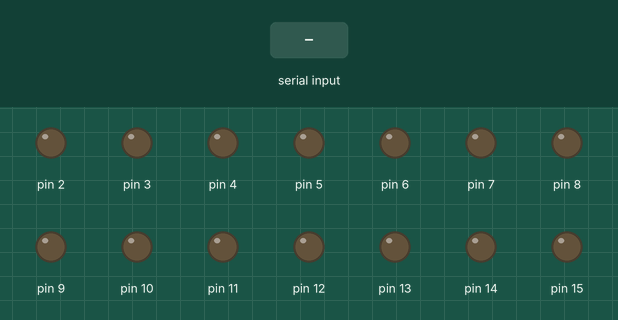
Simulated run of this sketch. Board: Arduino Nano, built with avr-gcc and run on an emulated ATmega328P. On the bench: output pins drawn as LEDs (lit = HIGH). The test bench sets the inputs (shaded band). What the sketch prints to the serial monitor is not drawn.

Above: at 3.2 s.
3.3 s: "1" received over Serial
At 3.5 s:
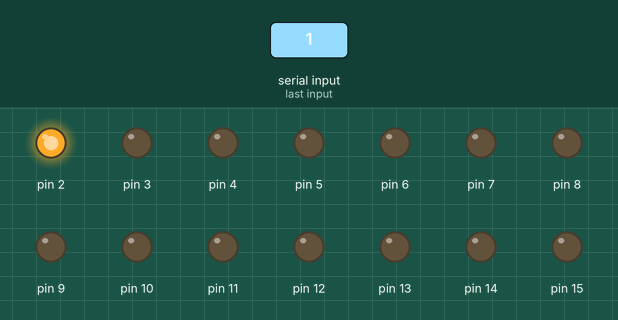
5.2 s: byte 67 ('C') received over Serial
At 5.4 s:
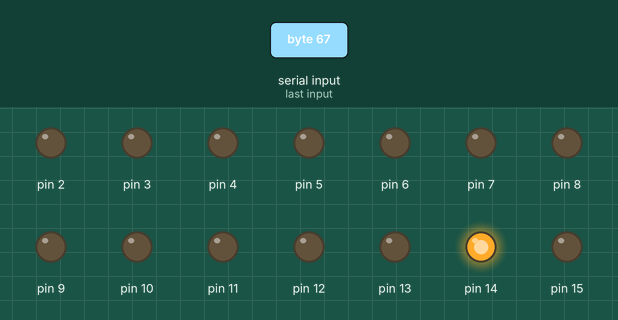
7.1 s: byte 42 ('*') received over Serial
At 7.3 s:
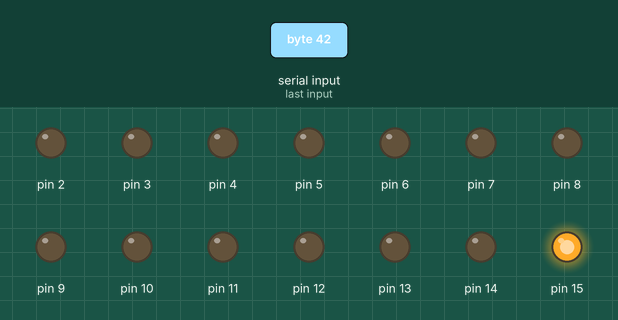
9.0 s: byte 97 ('a') received over Serial
At 9.2 s:
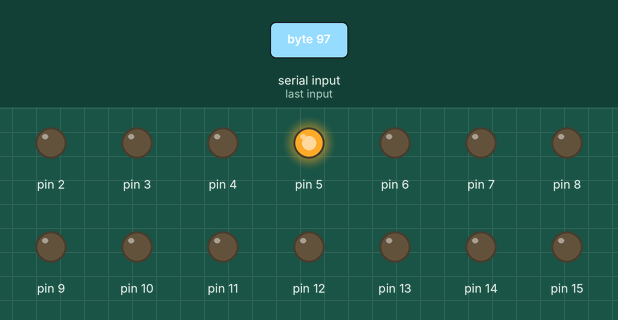
10.9 s: byte 98 ('b') received over Serial
At 11.1 s:
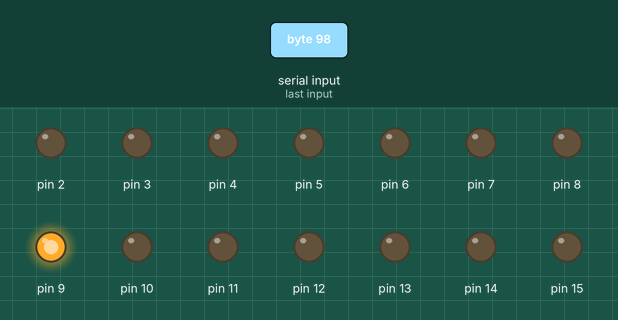
12.8 s: byte 57 ('9') received over Serial
At 13.0 s:
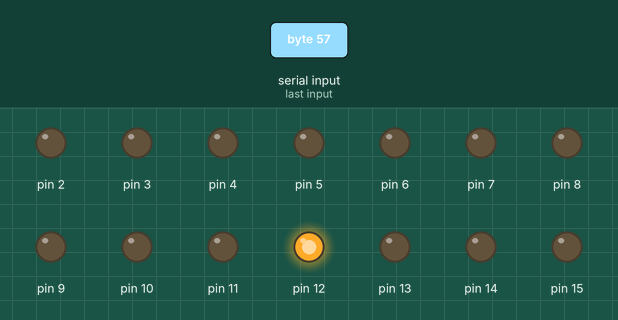
Timing chart, 0 to 15.7 s (numbered marks = the images above; inputs shaded):
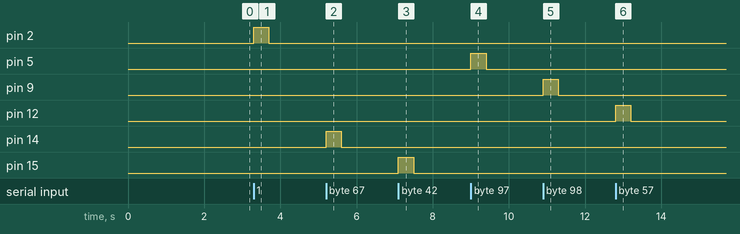

The sketch:

MatrixFX_ATNano.ino
```cpp
//// ARDUINO NANO /////
//#include <EEPROM.h>
char receivedChar;
boolean newData = false;
int stayon = 400;
int stayoff = 200;

void setup() {
    pinMode(13, OUTPUT);
    digitalWrite(13, LOW);
    pinMode(2, OUTPUT);
    digitalWrite(2, LOW);
    pinMode(3, OUTPUT);
    digitalWrite(3, LOW);
    pinMode(4, OUTPUT);
    digitalWrite(4, LOW);
    pinMode(5, OUTPUT);
    digitalWrite(5, LOW);
    pinMode(6, OUTPUT);
    digitalWrite(6, LOW);
    pinMode(7, OUTPUT);
    digitalWrite(7, LOW);
    pinMode(8, OUTPUT);
    digitalWrite(8, LOW);
    pinMode(9, OUTPUT);
    digitalWrite(9, LOW);
    pinMode(10, OUTPUT);
    digitalWrite(10, LOW);
    pinMode(11, OUTPUT);
    digitalWrite(11, LOW);
    pinMode(12, OUTPUT);
    digitalWrite(12, LOW);
    pinMode(14, OUTPUT);
    digitalWrite(14, LOW);
    pinMode(15, OUTPUT);
    digitalWrite(15, LOW);
    pinMode(16, OUTPUT);
    digitalWrite(16, LOW);
    pinMode(17, OUTPUT);
    digitalWrite(17, LOW);
    pinMode(18, OUTPUT);
    digitalWrite(18, LOW);
// CLOSE A6 AND A7 TO GND
  //  stayon = EEPROM.read(2);
  //  stayoff = EEPROM.read(4);
    Serial.begin(115200);
    Serial.println(F("MatrixFX v.10.0726.A by IU7QMN"));
    Serial.println(F("Enable first..."));
    delay(2000);
    Serial.println(F("<MatrixFX is ready>"));
}

void loop() {
    recvOneChar();
    showNewData();

}

void recvOneChar() {
    if (Serial.available() > 0) {
        receivedChar = Serial.read();
        newData = true;
    }
}

void showNewData() {
    if (newData == true) {
      switch (receivedChar){
      case '1':
        Serial.print(receivedChar);
        digitalWrite(2, HIGH);
        delay(stayon);
        digitalWrite(2, LOW);
        delay(stayoff);
        break;
      case '2':
        Serial.print(receivedChar);
        digitalWrite(3, HIGH);
        delay(stayon);
        digitalWrite(3, LOW);
        delay(stayoff);
        break;
      case '3':
        Serial.print(receivedChar);
        digitalWrite(4, HIGH);
        delay(stayon);
        digitalWrite(4, LOW);
        delay(stayoff);
        break;
      case 'A':
        Serial.print(receivedChar);
        digitalWrite(5, HIGH);
        delay(stayon);
        digitalWrite(5, LOW);
        delay(stayoff);
        break;
      case '4':
        Serial.print(receivedChar);
        digitalWrite(6, HIGH);
        delay(stayon);
        digitalWrite(6, LOW);
        delay(stayoff);
        break;
      case '5':
        Serial.print(receivedChar);
        digitalWrite(7, HIGH);
        delay(stayon);
        digitalWrite(7, LOW);
        delay(stayoff);
        break;
      case '6':
        Serial.print(receivedChar);
        digitalWrite(8, HIGH);
        delay(stayon);
        digitalWrite(8, LOW);
        delay(stayoff);
        break;
      case 'B':
        Serial.print(receivedChar);
        digitalWrite(9, HIGH);
        delay(stayon);
        digitalWrite(9, LOW);
        delay(stayoff);
        break;
      case '7':
        Serial.print(receivedChar);
        digitalWrite(10, HIGH);
        delay(stayon);
        digitalWrite(10, LOW);
        delay(stayoff);
        break;
      case '8':
        Serial.print(receivedChar);
        digitalWrite(11, HIGH);
        delay(stayon);
        digitalWrite(11, LOW);
        delay(stayoff);
        break;
      case '9':
        Serial.print(receivedChar);
        //Serial.println();
        digitalWrite(12, HIGH);
        delay(stayon);
        digitalWrite(12, LOW);
        delay(stayoff);
        break;
      case 'C':
        Serial.print(receivedChar);
        //Serial.println();
        digitalWrite(14, HIGH);
        delay(stayon);
        digitalWrite(14, LOW);
        delay(stayoff);
        break;
      case '*':
        Serial.print(receivedChar);
        Serial.println();
        digitalWrite(15, HIGH);
        delay(stayon);
        digitalWrite(15, LOW);
        delay(stayoff);
        break;
      case '0':
        Serial.print(receivedChar);
        //Serial.println();
        digitalWrite(16, HIGH);
        delay(stayon);
        digitalWrite(16, LOW);
        delay(stayoff);
        break;
      case 'a':
        Serial.print("A");
        //Serial.println();
        digitalWrite(5, HIGH);
        delay(stayon);
        digitalWrite(5, LOW);
        delay(stayoff);
        break;
      case 'b':
        Serial.print("B");
        //Serial.println();
        digitalWrite(9, HIGH);
        delay(stayon);
        digitalWrite(9, LOW);
        delay(stayoff);
        break;
      case 'c':
        Serial.print("C");
        //Serial.println();
        digitalWrite(14, HIGH);
        delay(stayon);
        digitalWrite(14, LOW);
        delay(stayoff);
        break;
      case 'd':
        Serial.print("D");
        Serial.println();
        digitalWrite(18, HIGH);
        delay(stayon);
        digitalWrite(18, LOW);
        delay(stayoff);
        break;
      case '#':
        Serial.print(receivedChar);
        Serial.println();
        digitalWrite(17, HIGH);
        delay(stayon);
        digitalWrite(17, LOW);
        delay(stayoff);
        break;
      case 'D':
        Serial.print(receivedChar);
        Serial.println();
        digitalWrite(18, HIGH);
        delay(stayon);
        digitalWrite(18, LOW);
        delay(stayoff);
        break;
      // SPECIAL FUNCTION - EXPERIMENTAL//
      case 'M':
        //Serial.print(receivedChar);
        Serial.println("MANUAL MODE");
        digitalWrite(2, HIGH);
        delay(5500);
        digitalWrite(2, LOW);
        delay(stayoff);
        break;
      case 'O':
        //Serial.print(receivedChar);
        Serial.println("AUTO MODE");
        digitalWrite(16, HIGH);
        delay(stayon);
        digitalWrite(16, LOW);
        delay(stayoff);
        break;
      case 'S':
        Serial.print(receivedChar);
        Serial.println("TOP");
        digitalWrite(13, LOW);
        break;
      }

        newData = false;
    }
}
```

Measured:
- after the input at 3.3 s, pin 2: LOW → HIGH at once, → LOW 0.40 s later
- after the input at 5.2 s, pin 14: LOW → HIGH at once, → LOW 0.40 s later
- after the input at 7.1 s, pin 15: LOW → HIGH at once, → LOW 0.40 s later
- after the input at 9.0 s, pin 5: LOW → HIGH at once, → LOW 0.40 s later
- after the input at 10.9 s, pin 9: LOW → HIGH at once, → LOW 0.40 s later
- after the input at 12.8 s, pin 12: LOW → HIGH at once, → LOW 0.40 s later
